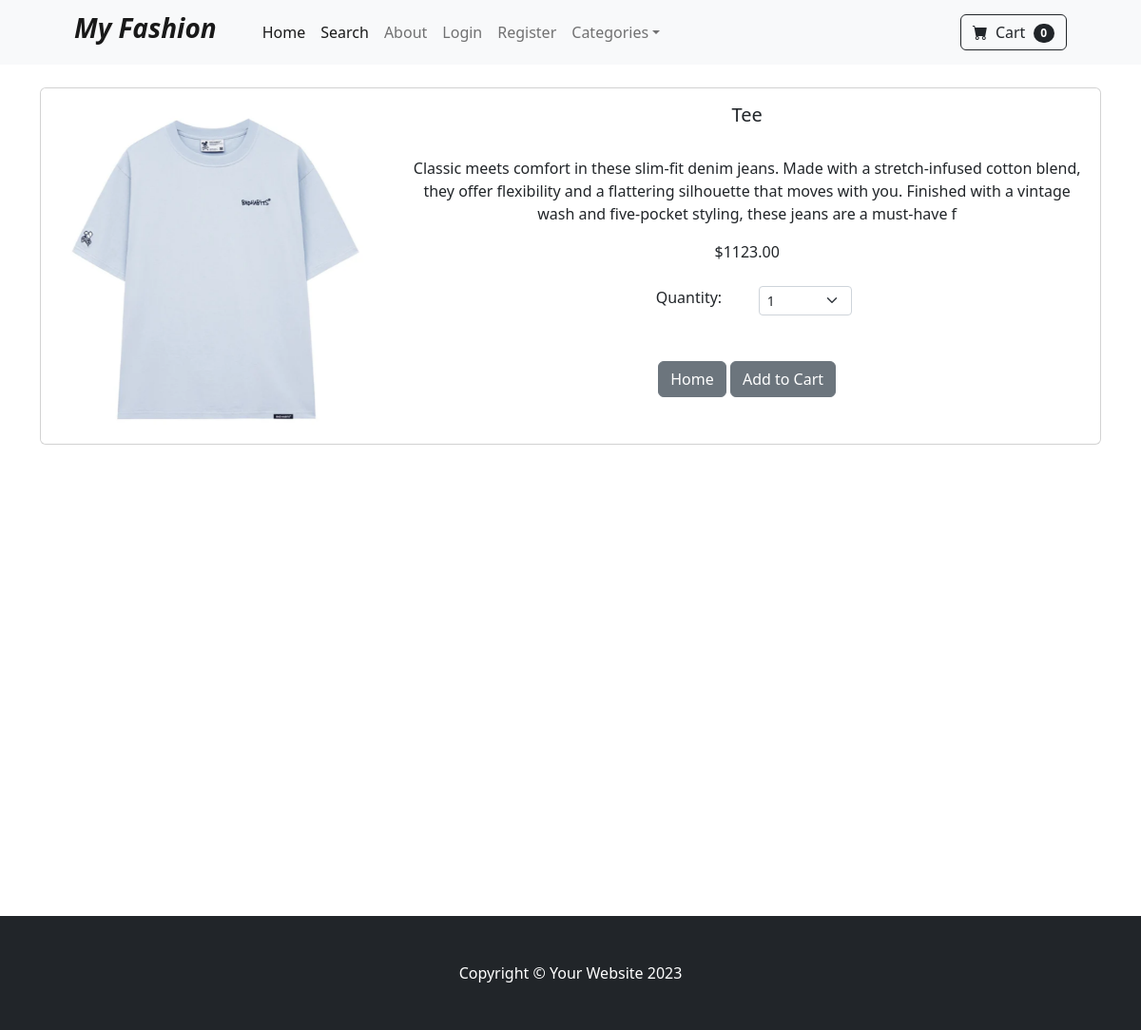
The app's page /product/2, older data.
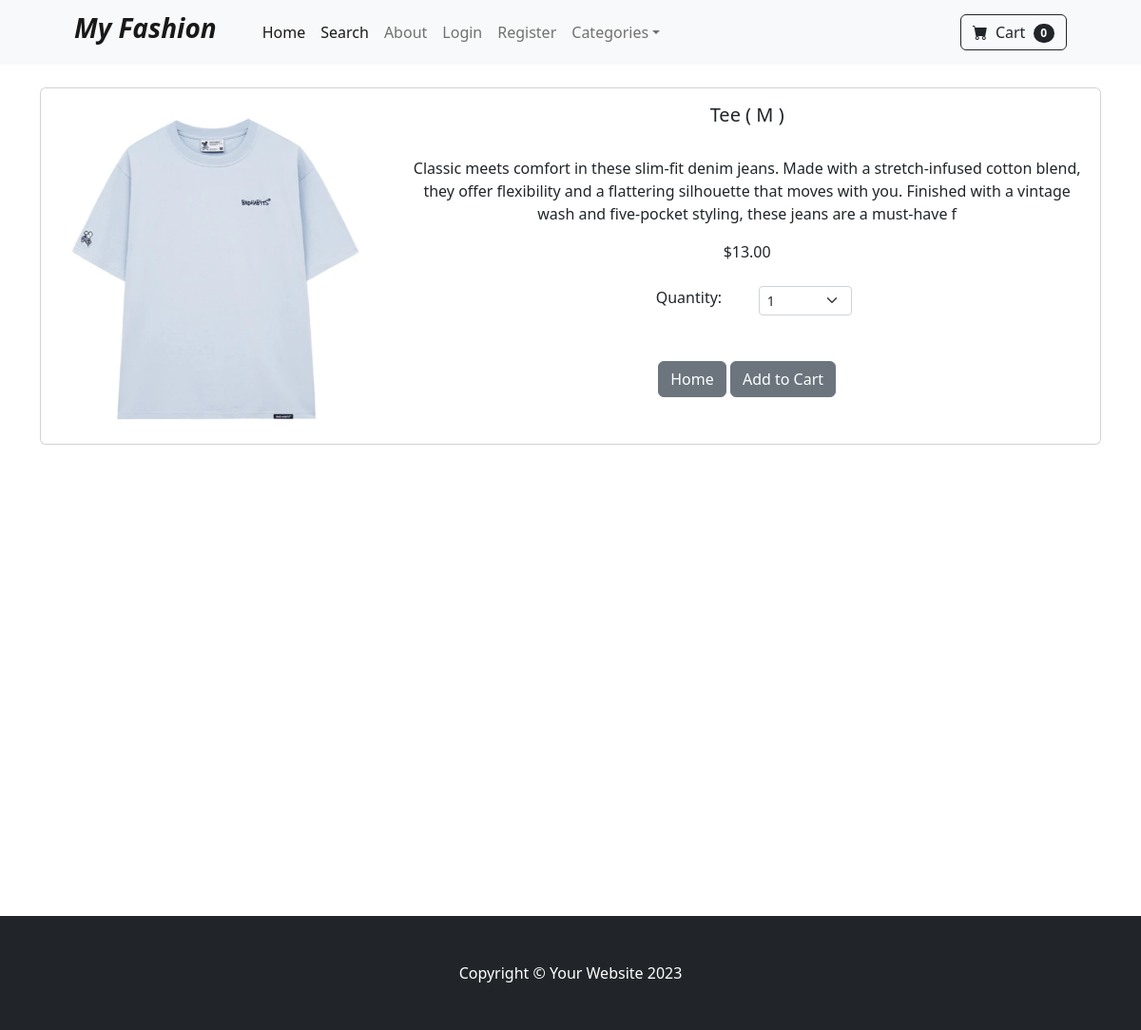
The same page, newer data.
### store/models.py (models this page shows, shortened)
class Product(models.Model):
    name = models.CharField(max_length=100)
    price = models.DecimalField(default=0, decimal_places=2, max_digits=6)
    category = models.ForeignKey(Category, on_delete=models.CASCADE, default=1)
    description = models.CharField(max_length=250, default='', blank=True, null=True)
    image = models.ImageField(upload_to='upload/product/')
    is_on_sale = models.BooleanField(default=False)
    sale_price = models.DecimalField(max_digits=10, decimal_places=2, null=True, blank=True)

### store/views.py (the view)
# urls.py: path('product/<int:pk>', views.product, name='product'),
def product(request,pk):
  product = Product.objects.get(id=pk)
  return render(request, 'product.html', {'product': product})

### cart/cart.py (called while the page is built)
    def __len__(self):
        return len(self.cart)

### cart/context_processors.py (called while the page is built)
def cart(request):
    return {'cart': Cart(request)}

### store/templates/product.html (shortened to what this page needs)
{% extends 'base.html' %}
{% block content %}
<div class="container">
<br />
<div class="card mb-3">
  <div class="row g-0">
    <div class="col-md-4">
      <img src="{{ product.image.url }}" class="img-fluid rounded-start"alt="...">
    </div>
    <div class="col-md-8">
      <div class="card-body">
        <center>
          <h5 class="card-title">{{ product.name }}</h5>
          <br/>
          <p class="card-text justified">{{ product.description }}</p>
          {% if product.is_sale %}
          <div class="d-flex justify-content-center small text-warning mb-2">
            <div class="bi-star-fill"></div>
            &nbsp;&nbsp;Sale!&nbsp;&nbsp;
            <div class="bi-star-fill"></div>
            </div>
            <strike>${{ product.price }}</strike>
            &nbsp;
            ${{ product.sale_price }}
          {% else %}
            ${{ product.price }}
          {%endif %}
            <br/><br/>
            <div class="row justify-content-center">
              <div class="col-md-2">Quantity:</div>
              <div class="col-md-2">
            <select class="form-select form-select-sm" id="qty-cart">
              <option value="1">1</option>
            </select>
              </div>
            </div>
            <br/><br/>
          <a href="{% url 'home' %}" class="btn btn-secondary">Home</a>
          <button type="button" value="{{ product.id }}" class="btn btn-secondary" id="add-cart">Add to Cart</button>
        </center>
        </div>
      </div>
    </div>
  </div>
</div>
<br/><br/><br/><br/><br/><br/><br/><br/><br/><br/><br/><br/><br/><br/><br/><br/><br/><br/><br/><br/>
{% endblock %}

Row changes from the older to the newer data that the page shows:
changed Product: name "Tee" → "Tee ( M )"; price "1123.00" → "13.00"
